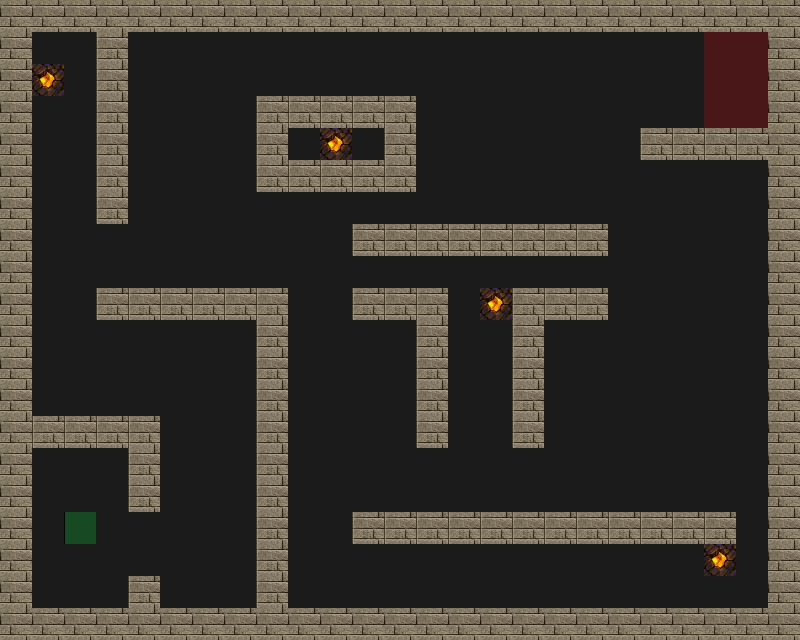

Rendered tile map (Tiled .tmx) drawn with the repository's tilesets; below, a short description and the full map source, tile grids included:
An orthogonal 25x20 tile map with 32x32 px tiles, 4 tile layers (Road, Wall, Utility, Trap), 4 tilesets.

<map version="1.2" tiledversion="1.2.3" orientation="orthogonal" renderorder="right-down" width="25" height="20" tilewidth="32" tileheight="32" infinite="0" nextlayerid="5" nextobjectid="1">
 <tileset firstgid="1" source="tilesets/meta.tsx" />
 <tileset firstgid="3" source="tilesets/road.tsx" />
 <tileset firstgid="4" source="tilesets/traps.tsx" />
 <tileset firstgid="196" source="tilesets/wallsandroofs.tsx" />
 <layer id="1" name="Road" width="25" height="20">
  <data encoding="csv">
3,3,3,3,3,3,3,3,3,3,3,3,3,3,3,3,3,3,3,3,3,3,3,3,3,
3,3,3,3,3,3,3,3,3,3,3,3,3,3,3,3,3,3,3,3,3,3,3,3,3,
3,3,3,3,3,3,3,3,3,3,3,3,3,3,3,3,3,3,3,3,3,3,3,3,3,
3,3,3,3,3,3,3,3,3,3,3,3,3,3,3,3,3,3,3,3,3,3,3,3,3,
3,3,3,3,3,3,3,3,3,3,3,3,3,3,3,3,3,3,3,3,3,3,3,3,3,
3,3,3,3,3,3,3,3,3,3,3,3,3,3,3,3,3,3,3,3,3,3,3,3,3,
3,3,3,3,3,3,3,3,3,3,3,3,3,3,3,3,3,3,3,3,3,3,3,3,3,
3,3,3,3,3,3,3,3,3,3,3,3,3,3,3,3,3,3,3,3,3,3,3,3,3,
3,3,3,3,3,3,3,3,3,3,3,3,3,3,3,3,3,3,3,3,3,3,3,3,3,
3,3,3,3,3,3,3,3,3,3,3,3,3,3,3,3,3,3,3,3,3,3,3,3,3,
3,3,3,3,3,3,3,3,3,3,3,3,3,3,3,3,3,3,3,3,3,3,3,3,3,
3,3,3,3,3,3,3,3,3,3,3,3,3,3,3,3,3,3,3,3,3,3,3,3,3,
3,3,3,3,3,3,3,3,3,3,3,3,3,3,3,3,3,3,3,3,3,3,3,3,3,
3,3,3,3,3,3,3,3,3,3,3,3,3,3,3,3,3,3,3,3,3,3,3,3,3,
3,3,3,3,3,3,3,3,3,3,3,3,3,3,3,3,3,3,3,3,3,3,3,3,3,
3,3,3,3,3,3,3,3,3,3,3,3,3,3,3,3,3,3,3,3,3,3,3,3,3,
3,3,3,3,3,3,3,3,3,3,3,3,3,3,3,3,3,3,3,3,3,3,3,3,3,
3,3,3,3,3,3,3,3,3,3,3,3,3,3,3,3,3,3,3,3,3,3,3,3,3,
3,3,3,3,3,3,3,3,3,3,3,3,3,3,3,3,3,3,3,3,3,3,3,3,3,
3,3,3,3,3,3,3,3,3,3,3,3,3,3,3,3,3,3,3,3,3,3,3,3,3
</data>
 </layer>
 <layer id="3" name="Wall" width="25" height="20">
  <data encoding="csv">
261,261,261,261,261,261,261,261,261,261,261,261,261,261,261,261,261,261,261,261,261,261,261,261,261,
261,0,0,260,0,0,0,0,0,0,0,0,0,0,0,0,0,0,0,0,0,0,0,0,261,
261,0,0,260,0,0,0,0,0,0,0,0,0,0,0,0,0,0,0,0,0,0,0,0,261,
261,0,0,260,0,0,0,0,260,260,260,260,260,0,0,0,0,0,0,0,0,0,0,0,261,
261,0,0,260,0,0,0,0,260,0,0,0,260,0,0,0,0,0,0,0,260,260,260,260,261,
261,0,0,260,0,0,0,0,260,260,260,260,260,0,0,0,0,0,0,0,0,0,0,0,261,
261,0,0,260,0,0,0,0,0,0,0,0,0,0,0,0,0,0,0,0,0,0,0,0,261,
261,0,0,0,0,0,0,0,0,0,0,260,260,260,260,260,260,260,260,0,0,0,0,0,261,
261,0,0,0,0,0,0,0,0,0,0,0,0,0,0,0,0,0,0,0,0,0,0,0,261,
261,0,0,260,260,260,260,260,260,0,0,260,260,260,0,0,260,260,260,0,0,0,0,0,261,
261,0,0,0,0,0,0,0,260,0,0,0,0,260,0,0,260,0,0,0,0,0,0,0,261,
261,0,0,0,0,0,0,0,260,0,0,0,0,260,0,0,260,0,0,0,0,0,0,0,261,
261,0,0,0,0,0,0,0,260,0,0,0,0,260,0,0,260,0,0,0,0,0,0,0,261,
261,260,260,260,260,0,0,0,260,0,0,0,0,260,0,0,260,0,0,0,0,0,0,0,261,
261,0,0,0,260,0,0,0,260,0,0,0,0,0,0,0,0,0,0,0,0,0,0,0,261,
261,0,0,0,260,0,0,0,260,0,0,0,0,0,0,0,0,0,0,0,0,0,0,0,261,
261,0,0,0,0,0,0,0,260,0,0,260,260,260,260,260,260,260,260,260,260,260,260,0,261,
261,0,0,0,0,0,0,0,260,0,0,0,0,0,0,0,0,0,0,0,0,0,0,0,261,
261,0,0,0,260,0,0,0,260,0,0,0,0,0,0,0,0,0,0,0,0,0,0,0,261,
261,261,261,261,261,261,261,261,261,261,261,261,261,261,261,261,261,261,261,261,261,261,261,261,261
</data>
 </layer>
 <layer id="4" name="Utility" width="25" height="20">
  <data encoding="csv">
0,0,0,0,0,0,0,0,0,0,0,0,0,0,0,0,0,0,0,0,0,0,0,0,0,
0,0,0,0,0,0,0,0,0,0,0,0,0,0,0,0,0,0,0,0,0,0,1,1,0,
0,0,0,0,0,0,0,0,0,0,0,0,0,0,0,0,0,0,0,0,0,0,1,1,0,
0,0,0,0,0,0,0,0,0,0,0,0,0,0,0,0,0,0,0,0,0,0,1,1,0,
0,0,0,0,0,0,0,0,0,0,0,0,0,0,0,0,0,0,0,0,0,0,0,0,0,
0,0,0,0,0,0,0,0,0,0,0,0,0,0,0,0,0,0,0,0,0,0,0,0,0,
0,0,0,0,0,0,0,0,0,0,0,0,0,0,0,0,0,0,0,0,0,0,0,0,0,
0,0,0,0,0,0,0,0,0,0,0,0,0,0,0,0,0,0,0,0,0,0,0,0,0,
0,0,0,0,0,0,0,0,0,0,0,0,0,0,0,0,0,0,0,0,0,0,0,0,0,
0,0,0,0,0,0,0,0,0,0,0,0,0,0,0,0,0,0,0,0,0,0,0,0,0,
0,0,0,0,0,0,0,0,0,0,0,0,0,0,0,0,0,0,0,0,0,0,0,0,0,
0,0,0,0,0,0,0,0,0,0,0,0,0,0,0,0,0,0,0,0,0,0,0,0,0,
0,0,0,0,0,0,0,0,0,0,0,0,0,0,0,0,0,0,0,0,0,0,0,0,0,
0,0,0,0,0,0,0,0,0,0,0,0,0,0,0,0,0,0,0,0,0,0,0,0,0,
0,0,0,0,0,0,0,0,0,0,0,0,0,0,0,0,0,0,0,0,0,0,0,0,0,
0,0,0,0,0,0,0,0,0,0,0,0,0,0,0,0,0,0,0,0,0,0,0,0,0,
0,0,2,0,0,0,0,0,0,0,0,0,0,0,0,0,0,0,0,0,0,0,0,0,0,
0,0,0,0,0,0,0,0,0,0,0,0,0,0,0,0,0,0,0,0,0,0,0,0,0,
0,0,0,0,0,0,0,0,0,0,0,0,0,0,0,0,0,0,0,0,0,0,0,0,0,
0,0,0,0,0,0,0,0,0,0,0,0,0,0,0,0,0,0,0,0,0,0,0,0,0
</data>
 </layer>
 <layer id="2" name="Trap" width="25" height="20">
  <data encoding="csv">
0,0,0,0,0,0,0,0,0,0,0,0,0,0,0,0,0,0,0,0,0,0,0,0,0,
0,0,0,0,0,0,0,0,0,0,0,0,0,0,0,0,0,0,0,0,0,0,0,0,0,
0,156,0,0,0,0,0,0,0,0,0,0,0,0,0,0,0,0,0,0,0,0,0,0,0,
0,0,0,0,0,0,0,0,0,0,0,0,0,0,0,0,0,0,0,0,0,0,0,0,0,
0,0,0,0,0,0,0,0,0,0,156,0,0,0,0,0,0,0,0,0,0,0,0,0,0,
0,0,0,0,0,0,0,0,0,0,0,0,0,0,0,0,0,0,0,0,0,0,0,0,0,
0,0,0,0,0,0,0,0,0,0,0,0,0,0,0,0,0,0,0,0,0,0,0,0,0,
0,0,0,0,0,0,0,0,0,0,0,0,0,0,0,0,0,0,0,0,0,0,0,0,0,
0,0,0,0,0,0,0,0,0,0,0,0,0,0,0,0,0,0,0,0,0,0,0,0,0,
0,0,0,0,0,0,0,0,0,0,0,0,0,0,0,156,0,0,0,0,0,0,0,0,0,
0,0,0,0,0,0,0,0,0,0,0,0,0,0,0,0,0,0,0,0,0,0,0,0,0,
0,0,0,0,0,0,0,0,0,0,0,0,0,0,0,0,0,0,0,0,0,0,0,0,0,
0,0,0,0,0,0,0,0,0,0,0,0,0,0,0,0,0,0,0,0,0,0,0,0,0,
0,0,0,0,0,0,0,0,0,0,0,0,0,0,0,0,0,0,0,0,0,0,0,0,0,
0,0,0,0,0,0,0,0,0,0,0,0,0,0,0,0,0,0,0,0,0,0,0,0,0,
0,0,0,0,0,0,0,0,0,0,0,0,0,0,0,0,0,0,0,0,0,0,0,0,0,
0,0,0,0,0,0,0,0,0,0,0,0,0,0,0,0,0,0,0,0,0,0,0,0,0,
0,0,0,0,0,0,0,0,0,0,0,0,0,0,0,0,0,0,0,0,0,0,156,0,0,
0,0,0,0,0,0,0,0,0,0,0,0,0,0,0,0,0,0,0,0,0,0,0,0,0,
0,0,0,0,0,0,0,0,0,0,0,0,0,0,0,0,0,0,0,0,0,0,0,0,0
</data>
 </layer>
</map>
